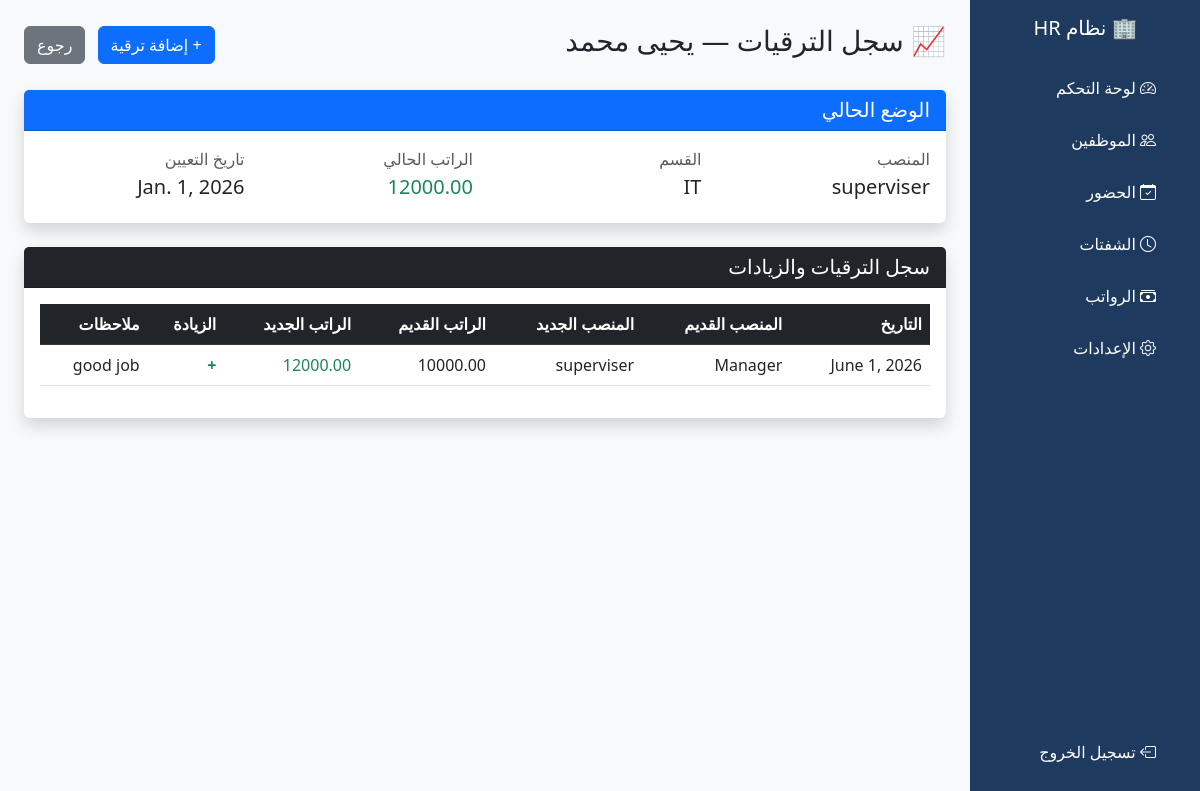
The app's page /employee/2/promotions/ (signed in) with its own data.
### employees/models.py (models this page shows, shortened)
class Employee(models.Model):
    name = models.CharField(max_length=100)
    email = models.EmailField(unique=True)
    phone = models.CharField(max_length=20)
    department = models.CharField(max_length=50)
    position = models.CharField(max_length=50)
    salary = models.DecimalField(max_digits=10, decimal_places=2)
    hire_date = models.DateField()
    is_active = models.BooleanField(default=True)
    shift = models.ForeignKey(Shift, on_delete=models.SET_NULL, null=True, blank=True)
    user = models.OneToOneField(User, on_delete=models.SET_NULL, null=True, blank=True)

class Promotion(models.Model):
    employee = models.ForeignKey(Employee, on_delete=models.CASCADE)
    date = models.DateField()
    old_position = models.CharField(max_length=50)
    new_position = models.CharField(max_length=50)
    old_salary = models.DecimalField(max_digits=10, decimal_places=2)
    new_salary = models.DecimalField(max_digits=10, decimal_places=2)
    notes = models.TextField(blank=True)

### employees/views.py (the view)
# urls.py: path('employee/<int:pk>/promotions/', views.promotion_list, name='promotion_list'),
@login_required
def promotion_list(request, pk):
    employee = get_object_or_404(Employee, pk=pk)
    promotions = Promotion.objects.filter(employee=employee).order_by('-date')
    return render(request, 'employees/promotions.html', {
        'employee': employee,
        'promotions': promotions
    })

### employees/templates/employees/promotions.html (shortened to what this page needs)
<!DOCTYPE html>
<html lang="ar" dir="rtl">
<head>
    <link href="https://cdn.jsdelivr.net/npm/bootstrap@5.3.0/dist/css/bootstrap.min.css" rel="stylesheet">
    <link href="https://cdn.jsdelivr.net/npm/bootstrap-icons@1.10.0/font/bootstrap-icons.css" rel="stylesheet">
</head>
<body class="bg-light">
<div class="d-flex">
    <div class="sidebar p-3" style="width: 230px;">
        <h5 class="text-white text-center mb-4">🏢 نظام HR</h5>
        <a href="{% url 'dashboard' %}"><i class="bi bi-speedometer2 me-2"></i> لوحة التحكم</a>
        <a href="{% url 'employee_list' %}"><i class="bi bi-people me-2"></i> الموظفين</a>
        <a href="{% url 'attendance_list' %}"><i class="bi bi-calendar-check me-2"></i> الحضور</a>
        <a href="{% url 'shift_list' %}"><i class="bi bi-clock me-2"></i> الشفتات</a>
        <a href="{% url 'payroll_list' %}"><i class="bi bi-cash-stack me-2"></i> الرواتب</a>
        <a href="{% url 'work_settings' %}"><i class="bi bi-gear me-2"></i> الإعدادات</a>
        <a href="{% url 'logout' %}" style="position: absolute; bottom: 20px;">
            <i class="bi bi-box-arrow-left me-2"></i> تسجيل الخروج
        </a>
    </div>
    <div class="flex-grow-1 p-4">
        <div class="d-flex justify-content-between align-items-center mb-4">
            <h3>📈 سجل الترقيات — {{ employee.name }}</h3>
            <div>
                <a href="{% url 'promotion_add' employee.pk %}" class="btn btn-primary">+ إضافة ترقية</a>
                <a href="{% url 'employee_list' %}" class="btn btn-secondary me-2">رجوع</a>
            </div>
        </div>
        <div class="card shadow border-0 mb-4">
            <div class="card-header bg-primary text-white">
                <h5 class="mb-0">الوضع الحالي</h5>
            </div>
            <div class="card-body">
                <div class="row">
                    <div class="col-md-3">
                        <p class="text-muted mb-1">المنصب</p>
                        <h5>{{ employee.position }}</h5>
                    </div>
                    <div class="col-md-3">
                        <p class="text-muted mb-1">القسم</p>
                        <h5>{{ employee.department }}</h5>
                    </div>
                    <div class="col-md-3">
                        <p class="text-muted mb-1">الراتب الحالي</p>
                        <h5 class="text-success">{{ employee.salary }}</h5>
                    </div>
                    <div class="col-md-3">
                        <p class="text-muted mb-1">تاريخ التعيين</p>
                        <h5>{{ employee.hire_date }}</h5>
                    </div>
                </div>
            </div>
        </div>
        <div class="card shadow border-0">
            <div class="card-header bg-dark text-white">
                <h5 class="mb-0">سجل الترقيات والزيادات</h5>
            </div>
            <div class="card-body">
                <table class="table table-hover">
                    <thead class="table-dark">
                        <tr>
                            <th>التاريخ</th>
                            <th>المنصب القديم</th>
                            <th>المنصب الجديد</th>
                            <th>الراتب القديم</th>
                            <th>الراتب الجديد</th>
                            <th>الزيادة</th>
                            <th>ملاحظات</th>
                        </tr>
                    </thead>
                    <tbody>
                        {% for p in promotions %}
                        <tr>
                            <td>{{ p.date }}</td>
                            <td>{{ p.old_position }}</td>
                            <td>{{ p.new_position }}</td>
                            <td>{{ p.old_salary }}</td>
                            <td class="text-success">{{ p.new_salary }}</td>
                            <td class="text-success fw-bold">
                                +{{ p.new_salary|add:"-"|add:p.old_salary }}
                            </td>
                            <td>{{ p.notes|default:"-" }}</td>
                        </tr>
                        {% empty %}
                        <tr>
                            <td colspan="7" class="text-center text-muted">لا توجد ترقيات بعد</td>
                        </tr>
                        {% endfor %}
                    </tbody>
                </table>
            </div>
        </div>
    </div>
</div>
</body>
</html>

### employees/templates/employees/promotions.html (style rules this page uses)
.sidebar { min-height: 100vh; background: #1e3a5f; }
.sidebar a { color: #fff; text-decoration: none; display: block; padding: 12px 20px; border-radius: 8px; margin: 4px 0; }

### records on screen
Employee: name "يحيى محمد", position "superviser", department "IT", salary "12000.00", hire_date "Jan. 1, 2026"
Promotion: date "June 1, 2026", old_position "Manager", new_position "superviser", old_salary "10000.00", new_salary "12000.00", notes "good job"
